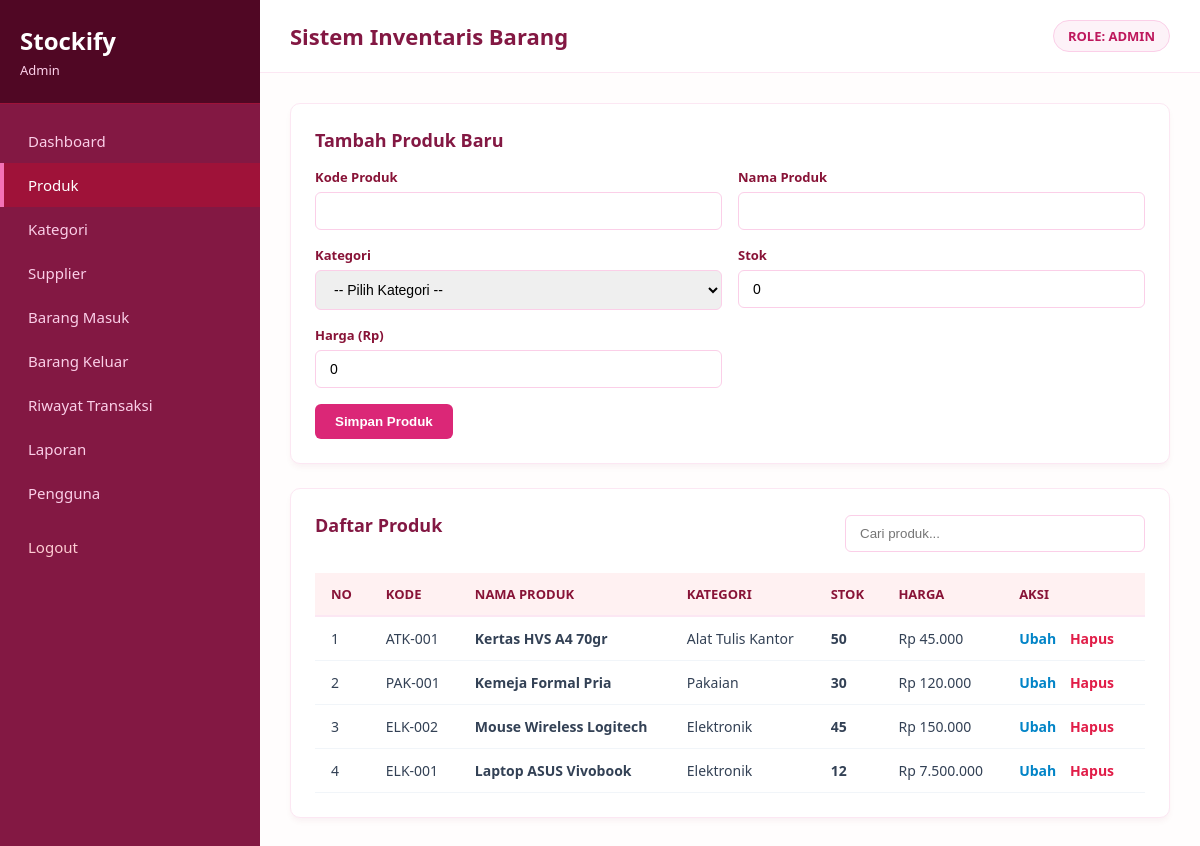
/public/products.php (signed in), run on the app's committed database.
### tables this page shows
CREATE TABLE products (
    id INT AUTO_INCREMENT PRIMARY KEY,
    code VARCHAR(50) UNIQUE,
    name VARCHAR(150) NOT NULL,
    category_id INT,
    stock INT DEFAULT 0,
    price DECIMAL(12,2) DEFAULT 0.00,
    FOREIGN KEY (category_id) REFERENCES categories(id) ON DELETE SET NULL
);

CREATE TABLE categories (
    id INT AUTO_INCREMENT PRIMARY KEY,
    name VARCHAR(100) NOT NULL
);

### public/products.php (the view, shortened to what this page needs)
<?php
require_once '../database/config/database.php';
$editData = null;
include '../includes/header.php';
$search = $_GET['search'] ?? '';
$searchTerm = "%$search%";
$stmt = $pdo->prepare("SELECT p.*, c.name as cat_name FROM products p LEFT JOIN categories c ON p.category_id = c.id WHERE p.name LIKE :s1 OR p.code LIKE :s2 ORDER BY p.id DESC");
$stmt->execute([
    's1' => $searchTerm,
    's2' => $searchTerm
]);
$products = $stmt->fetchAll();
?>
<div class="card">
    <h3><?= $editData ? 'Edit Produk' : 'Tambah Produk Baru'; ?></h3>
    <form method="POST">
        <div class="form-grid">
            <div class="form-group"><label>Kode Produk</label><input type="text" name="code" value="<?= htmlspecialchars($editData['code'] ?? ''); ?>" required autocomplete="off"></div>
            <div class="form-group"><label>Nama Produk</label><input type="text" name="name" value="<?= htmlspecialchars($editData['name'] ?? ''); ?>" required autocomplete="off"></div>
            <div class="form-group">
                <label>Kategori</label>
                <select name="category_id">
                    <option value="">-- Pilih Kategori --</option>
                </select>
            </div>
            <div class="form-group"><label>Stok</label><input type="number" name="stock" value="<?= $editData['stock'] ?? 0; ?>" min="0" required></div>
            <div class="form-group"><label>Harga (Rp)</label><input type="number" name="price" value="<?= $editData['price'] ?? 0; ?>" min="0" required></div>
        </div>
        <button type="submit" class="btn-pink"><?= $editData ? 'Perbarui Produk' : 'Simpan Produk'; ?></button>
    </form>
</div>
<div class="card">
    <div class="search-bar">
        <h3>Daftar Produk</h3>
        <form method="GET"><input type="text" name="search" placeholder="Cari produk..." value="<?= htmlspecialchars($search); ?>"></form>
    </div>
    <table>
        <thead><tr><th>NO</th><th>KODE</th><th>NAMA PRODUK</th><th>KATEGORI</th><th>STOK</th><th>HARGA</th><th>AKSI</th></tr></thead>
        <tbody>
            <?php if (count($products) > 0): foreach ($products as $i => $p): ?>
            <tr>
                <td><?= $i + 1; ?></td>
                <td><?= htmlspecialchars($p['code']); ?></td>
                <td><strong><?= htmlspecialchars($p['name']); ?></strong></td>
                <td><?= htmlspecialchars($p['cat_name'] ?? 'Tanpa Kategori'); ?></td>
                <td><strong><?= $p['stock']; ?></strong></td>
                <td>Rp <?= number_format($p['price'], 0, ',', '.'); ?></td>
                <td>
                    <a href="products.php?edit=<?= $p['id']; ?>" class="action-btn" style="color: #0284c7;">Ubah</a>
                    <a href="products.php?delete=<?= $p['id']; ?>" class="action-btn del" onclick="return confirm('Hapus produk ini?')">Hapus</a>
                </td>
            </tr>
            <?php endforeach; else: ?>
            <tr><td colspan="7" style="text-align: center; color: #94a3b8;">Belum ada data produk.</td></tr>
            <?php endif; ?>
        </tbody>
    </table>
</div>
<?php include '../includes/footer.php'; ?>

### includes/header.php (style rules this page uses)
* { box-sizing: border-box; margin: 0; padding: 0; }
body { font-family: 'Segoe UI', Tahoma, Geneva, Verdana, sans-serif; background-color: #fff1f2; display: flex; height: 100vh; overflow: hidden; color: #334155; }
.card { background: #ffffff; border: 1px solid #fce7f3; padding: 24px; border-radius: 10px; box-shadow: 0 4px 6px -1px rgba(131, 24, 67, 0.05); margin-bottom: 24px; }
.card h3 { font-size: 18px; color: #831843; margin-bottom: 16px; }
.form-grid { display: grid; grid-template-columns: repeat(2, 1fr); gap: 16px; margin-bottom: 16px; }
.form-group label { display: block; font-size: 13px; color: #881337; font-weight: 600; margin-bottom: 6px; }
.form-group input, .form-group select { width: 100%; padding: 10px 14px; border: 1px solid #fbcfe8; border-radius: 6px; font-size: 14px; outline: none; }
.btn-pink { background-color: #db2777; color: white; border: none; padding: 10px 20px; border-radius: 6px; font-weight: 600; cursor: pointer; text-decoration: none; display: inline-block; }
.search-bar { display: flex; justify-content: space-between; align-items: center; margin-bottom: 20px; }
.search-bar input { width: 300px; padding: 10px 14px; border: 1px solid #fbcfe8; border-radius: 6px; outline: none; }
table { width: 100%; border-collapse: collapse; text-align: left; }
th { background: #fff1f2; padding: 12px 16px; font-size: 13px; color: #881337; border-bottom: 2px solid #fce7f3; font-weight: 700; }
td { padding: 12px 16px; font-size: 14px; color: #334155; border-bottom: 1px solid #f1f5f9; }
.action-btn { color: #db2777; text-decoration: none; font-weight: 600; margin-right: 10px; }
.action-btn.del { color: #e11d48; }

### data on the page
products: code "ATK-001", name "Kertas HVS A4 70gr", category.name "Alat Tulis Kantor", stock "50", price "45.000"
products: code "PAK-001", name "Kemeja Formal Pria", category.name "Pakaian", stock "30", price "120.000"
products: code "ELK-002", name "Mouse Wireless Logitech", category.name "Elektronik", stock "45", price "150.000"
products: code "ELK-001", name "Laptop ASUS Vivobook", category.name "Elektronik", stock "12", price "7.500.000"

### other printed values
$role "Admin"
$role "ADMIN"
